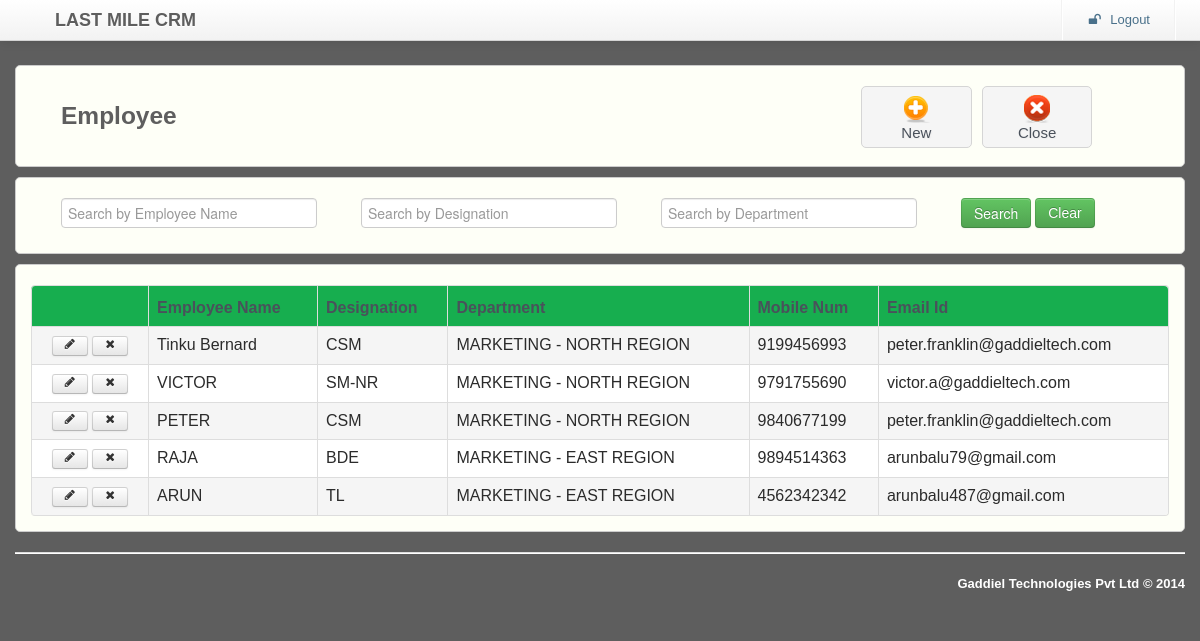
Screenshot of /master/employee/employee.php with the database file from the repository.
### tables this page shows
CREATE TABLE IF NOT EXISTS `EMP_DETAILS` (
  `CREATED_BY` varchar(60) NOT NULL DEFAULT '-1',
  `CREATED_DATE` date NOT NULL DEFAULT '0000-00-00',
  `LAST_UPDATE_BY` varchar(60) NOT NULL DEFAULT '-1',
  `LAST_UPDATE_DATE` timestamp NOT NULL DEFAULT CURRENT_TIMESTAMP ON UPDATE CURRENT_TIMESTAMP,
  `ID` int(10) NOT NULL AUTO_INCREMENT,
  `EMP_NAME` varchar(60) NOT NULL,
  `DESIGNATION_ID` int(10) NOT NULL,
  `DEPARTMENT_ID` int(10) NOT NULL,
  `MANAGER_DESG_ID` int(10) NOT NULL,
  `EMAIL_ID` varchar(120) NOT NULL,
  `MOBILE_NUM` bigint(15) NOT NULL,
  `SEND_EMAIL_ID1` varchar(120) NOT NULL,
  `SEND_EMAIL_ID2` varchar(120) NOT NULL,
  `SEND_EMAIL_ID3` varchar(120) NOT NULL,
  `SEND_EMAIL_ID4` varchar(120) NOT NULL,
  `SEND_EMAIL_ID5` varchar(120) NOT NULL,
  `SEND_EMAIL_ID6` varchar(120) NOT NULL,
  `DEVICE_ACTIVE_DATE` date DEFAULT '0000-00-00',
  `ACTIVE` varchar(2) NOT NULL DEFAULT 'Y',
  `LAST_CONFIG_UPLOAD_DATE` date DEFAULT NULL,
  `LAST_MOBILE_UPDATE_DATE` date DEFAULT NULL,
  PRIMARY KEY (`ID`),
  KEY `XFR_EMP_DESG_ID` (`DESIGNATION_ID`),
  KEY `XFR_EMP_DEPT_ID` (`DEPARTMENT_ID`),
  KEY `XFR_MSG_DESG_ID` (`MANAGER_DESG_ID`)
);

CREATE TABLE IF NOT EXISTS `DESIGNATION` (
  `CREATED_BY` varchar(60) NOT NULL DEFAULT '-1',
  `CREATED_DATE` date NOT NULL DEFAULT '0000-00-00',
  `LAST_UPDATE_BY` varchar(60) NOT NULL DEFAULT '-1',
  `LAST_UPDATE_DATE` timestamp NOT NULL DEFAULT CURRENT_TIMESTAMP ON UPDATE CURRENT_TIMESTAMP,
  `ID` int(10) NOT NULL AUTO_INCREMENT,
  `DESIGNATION_NAME` varchar(60) NOT NULL,
  `DESCRIPTION` varchar(240) DEFAULT NULL,
  PRIMARY KEY (`ID`)
);

CREATE TABLE IF NOT EXISTS `DEPARTMENT` (
  `CREATED_BY` varchar(60) NOT NULL DEFAULT '-1',
  `CREATED_DATE` date NOT NULL DEFAULT '0000-00-00',
  `LAST_UPDATE_BY` varchar(60) NOT NULL DEFAULT '-1',
  `LAST_UPDATE_DATE` timestamp NOT NULL DEFAULT CURRENT_TIMESTAMP ON UPDATE CURRENT_TIMESTAMP,
  `ID` int(10) NOT NULL AUTO_INCREMENT,
  `DEPARTMENT_NAME` varchar(60) NOT NULL,
  `DESCRIPTION` varchar(240) DEFAULT NULL,
  PRIMARY KEY (`ID`)
);

### master/employee/employee.php (the view, shortened to what this page needs)
<html lang="en"><head><meta http-equiv="Content-Type" content="text/html; charset=UTF-8">
    <link rel="stylesheet" type="text/css" href="../../resources/css/bootstrap.min.css" >
    <link rel="stylesheet" type="text/css" href="../../resources/css/bootstrap-responsive.min.css" >
    <link rel="stylesheet" type="text/css" href="../../resources/css/alveolae.css">
    <link rel="stylesheet" type="text/css" href="../../resources/css/font-awesome.css">
    <link rel="stylesheet" type="text/css" href="../../resources/css/footable.core.css?v=2-0-1">
    <link rel="stylesheet" type="text/css" href="../../resources/css/footable-demos.css">
</head>
<body>
<?php include($_SERVER['DOCUMENT_ROOT'].'/lastMileCRM/header.php'); ?>
	<form action="" method="POST" name="forms">
	<div id="main-content">
		<div class="container">
			<div class="row">
			   <div class="span12 desktop">
				 <div class="widget">
					<div class="widget-content ">
						<div class="span8"><h3>Employee</h3></div>
						<div class="span3">
							<div class="box-holder">
                                 <a href="addEmployee.php" onClick="newPage()">
                                 <div class="box"><img src="../../resources/images/e-add.png"/></br>New</div></a>
                            </div>
							 <div class="box-holder">
							   <a href="../master.php">
							   <div class="box"><img src="../../resources/images/e-close.png"/></br>Close</div></a>
                             </div>
						</div>
					</div>
				</div>
			 </div>
					<div class="span12">
					    <div class="widget">
						<div class="widget-content">
							<div class="span3"><input type="text" autofocus class="span3" placeholder="Search by Employee Name" id="searchEmployeeName" name="searchEmployeeName"/></div>
							<div class="span3"><input type="text"  class="span3" placeholder="Search by Designation "  id="DESIGNATION_ID" name="DESIGNATION"/></div>
							<div class="span3"><input type="text" class="span3" placeholder="Search by Department " id="DEPARTMENT_ID" name="DEPARTMENT"/></div>
                            <div class="span2"><input type="submit" class="btn btn-success " onClick="searchvalue()" value="Search"> <a href="#" class="btn btn-success " onClick="clearvalue()">Clear</a></div>
						</div>
					   </div>
			  </div>
				<div class="span12">
					<div class="widget-content">
						<div class="tab-content">
							<div class="tab-pane active" id="demo">
							<table class="table demo table-bordered " data-filter="#filter" data-page-size="5"
							       data-page-previous-text="prev" data-page-next-text="next">
								<thead>
								<tr class="widget-header">
										<th></th>
										<th data-toggle="true">Employee Name</th>
										<th >Designation</th>
										<th data-hide="phone,tablet">Department</th>
										<th data-hide="phone,tablet">Mobile Num</th>
										<th data-hide="phone">Email Id</th>
									</tr>
								</thead>
								<tbody id="gridvaluediv" class="mytable1">
                                 <?php
								  	$pdo = Database::connect();
									$pdo->setAttribute(PDO::ATTR_ERRMODE, PDO::ERRMODE_EXCEPTION);
									$result = $pdo->prepare("SELECT emp.id ID, emp.emp_name EMP_NAME, design.DESIGNATION_NAME DESIGNATION_NAME, depart.DEPARTMENT_NAME DEPARTMENT_NAME, emp.mobile_num MOBILE_NUM, emp.email_id EMAIL_ID
									FROM EMP_DETAILS emp, DESIGNATION design, DEPARTMENT depart
									WHERE design.ID = emp.designation_id AND depart.ID = emp.department_id ORDER BY emp.id DESC");
		                            $result->execute();
		                            for($i=0; $row = $result->fetch(); $i++){
			 				      ?>
									<tr Style="cursor:pointer;">
                                      <td class="actions">
											<a href="editEmployee.php?id=<?php echo $row['ID']; ?>" class="btn btn-small  "><i class="icon-pencil"></i></a>
											<a href="deleteEmployee.php?id=<?php echo $row['ID']; ?>" class="btn btn-small " onclick="return confirm('Are you sure?')"><i class="icon-remove"></i></a>
										</td>
										<td><?php  echo $row['EMP_NAME'];?></td>
										<td><?php  echo $row['DESIGNATION_NAME'];?></td>
                                        <td><?php  echo $row['DEPARTMENT_NAME'];?></td>
										<td><?php  echo $row['MOBILE_NUM'];?></td>
                                        <td><?php  echo $row['EMAIL_ID'];?></td>
								</tr>
                                <?php }?>
								</tbody>
							</table>
							</div>
						</div>
					</div>
				</div>
			</div>
			<?php include($_SERVER['DOCUMENT_ROOT'].'/lastMileCRM/footer.php'); ?>
		</div>
	</div>
    </form>
</body>
</html>

### resources/css/alveolae.css (style rules this page uses)
body { background-color: #5e5e5e; font-family: 'Asap', sans-serif; }
h3 { margin-bottom: 15px; font-weight: 700; color: #5e5e5e; }
#main-content { padding-top: 60px; }
label, input, button, select, textarea { cursor: default; }
.box-holder { width: 25%; display: table-cell; }
.box-holder a { text-decoration: none; }
.box { height: 50px; padding: 5px; margin-right: 10px; font-size: 15px; text-align: center; color: #4A515B; background: #F5F5F5; border: 1px solid #D5D5D5; border-radius: 5px; text-shadow: 1px 1px 1px #EDEDED; }
.widget { clear: both; width: auto; position: relative; margin-bottom: 10px; }
.widget-header { position: relative; height: 40px; background: #17ae4f; border: 1px solid #CCCCCC; -webkit-border-top-left-radius: 5px; -webkit-border-top-right-radius: 5px; -moz-border-radius-topleft: 5px; -moz-border-radius-topright: 5px; border-top-left-radius: 5px; border-top-right-radius: 5px; }
.widget-content { padding: 20px 15px 15px; background: #fefff7; border: 1px solid #CCCCCC; -moz-border-radius: 5px; -webkit-border-radius: 5px; border-radius: 5px; }
.widget-content:before, .widget-content:after { content:""; display:table; clear:both; }
.table th { text-align: left; color: #4A515B; }
.table .actions { width: 100px; text-align: center; }
.table { display: table; margin: 0 auto; }
.desktop { display:block; }

### resources/css/footable.core.css (style rules this page uses)
.footable { width: 100%; }
.footable > thead > tr > th { -webkit-touch-callout: none; -webkit-user-select: none; -khtml-user-select: none; -moz-user-select: -moz-none; -ms-user-select: none; user-select: none; }

### resources/css/footable-demos.css (style rules this page uses)
body { color:#2B2B2B; font-family: 'trebuchet MS' , 'Lucida sans' , Arial; }

### master/employee/employee.php (style rules this page uses)
.oddtr { background-color:#FFFFFF; }
.eventr { background-color:#F5F5F5; }

### rows the page displays
emp_details: EMP_NAME "Tinku Bernard", DESIGNATION_ID.DESIGNATION_NAME "CSM", DEPARTMENT_ID.DEPARTMENT_NAME "MARKETING - NORTH REGION", MOBILE_NUM "9199456993", EMAIL_ID "peter.franklin@gaddieltech.com"
emp_details: EMP_NAME "VICTOR", DESIGNATION_ID.DESIGNATION_NAME "SM-NR", DEPARTMENT_ID.DEPARTMENT_NAME "MARKETING - NORTH REGION", MOBILE_NUM "9791755690", EMAIL_ID "victor.a@gaddieltech.com"
emp_details: EMP_NAME "PETER", DESIGNATION_ID.DESIGNATION_NAME "CSM", DEPARTMENT_ID.DEPARTMENT_NAME "MARKETING - NORTH REGION", MOBILE_NUM "9840677199", EMAIL_ID "peter.franklin@gaddieltech.com"
emp_details: EMP_NAME "RAJA", DESIGNATION_ID.DESIGNATION_NAME "BDE", DEPARTMENT_ID.DEPARTMENT_NAME "MARKETING - EAST REGION", MOBILE_NUM "9894514363", EMAIL_ID "arunbalu79@gmail.com"
emp_details: EMP_NAME "ARUN", DESIGNATION_ID.DESIGNATION_NAME "TL", DEPARTMENT_ID.DEPARTMENT_NAME "MARKETING - EAST REGION", MOBILE_NUM "4562342342", EMAIL_ID "arunbalu487@gmail.com"
